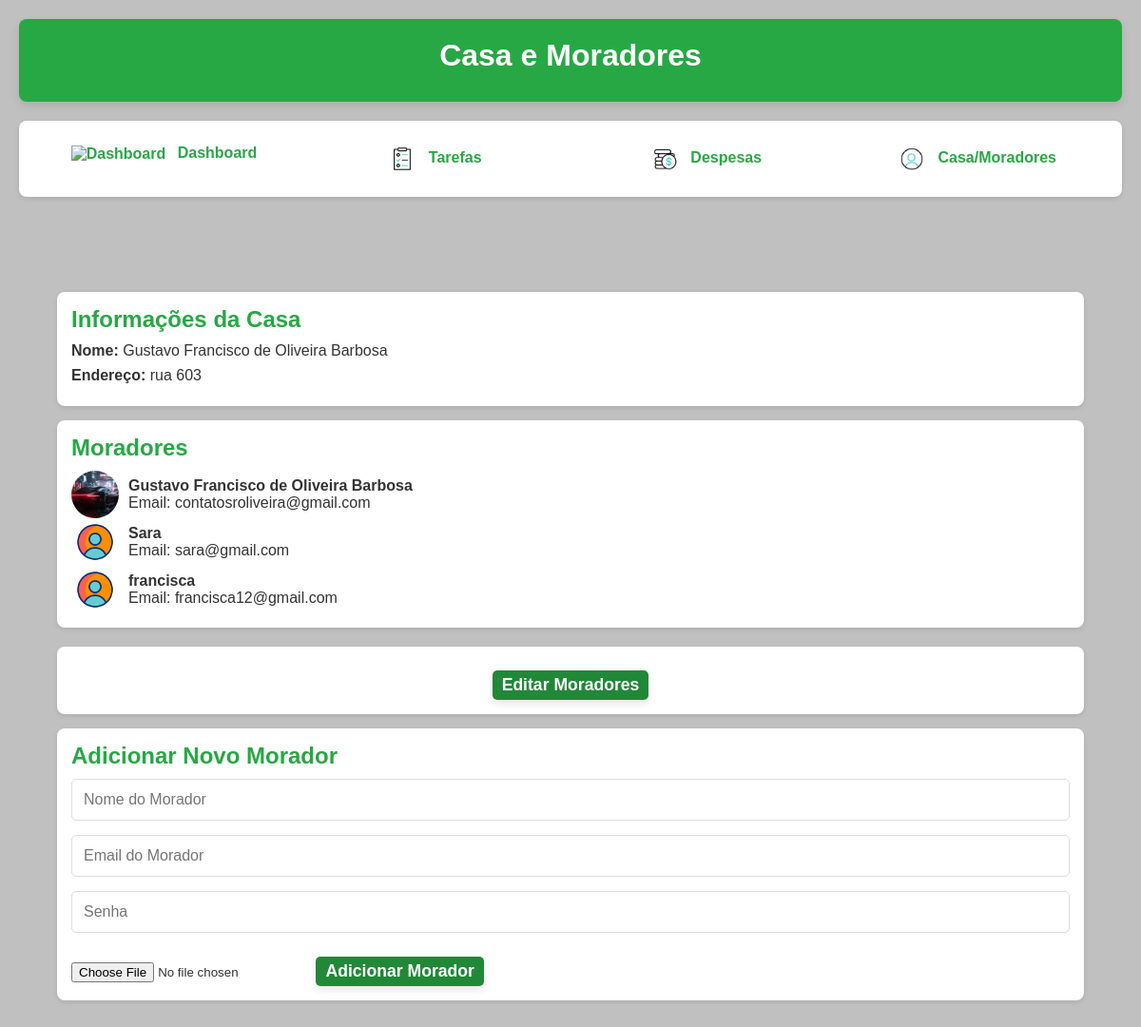
The page /house_info (signed in) on the database its author committed.
### app.py (models this page shows, shortened)
class Casa(db.Model):
    id = db.Column(db.Integer, primary_key=True)
    nome = db.Column(db.String(100), nullable=False)
    endereco = db.Column(db.String(200), nullable=True)
    num_moradores = db.Column(db.Integer, default=0)
    moradores = db.relationship('Usuario', backref='casa', lazy=True)
    tarefas = db.relationship('Tarefa', backref='casa', lazy=True)  # Adicionado para permitir acesso às tarefas
    despesas = db.relationship('Despesa', backref='casa', lazy=True)  # Adicionado para permitir acesso às despesas

class Usuario(db.Model):
    id = db.Column(db.Integer, primary_key=True)
    nome = db.Column(db.String(100), nullable=False)
    email = db.Column(db.String(120), unique=True, nullable=False)
    senha = db.Column(db.String(200), nullable=False)
    foto_url = db.Column(db.String(200), nullable=True)  # Adiciona o campo para a URL da foto
    casa_id = db.Column(db.Integer, db.ForeignKey('casa.id'), nullable=False)  # Relacionamento correto

### app.py (the view, shortened to what this page needs)
@app.route('/house_info', methods=['GET', 'POST'])
def house_info():
    if 'usuario_id' not in session:
        return redirect(url_for('login'))
    usuario = Usuario.query.get(session['usuario_id'])
    casa = Casa.query.get(usuario.casa_id)
    moradores = Usuario.query.filter_by(casa_id=casa.id).all()
    return render_template('house_info.html', casa=casa, moradores=moradores)

### templates/house_info.html (shortened to what this page needs)
<!DOCTYPE html>
<html lang="pt-BR">
<head>
</head>
<body>
  {% extends "base.html" %}
  {% block header %}Casa e Moradores{% endblock %}
  {% block content %}
  <main>
    <div class="card">
      <h3>Informações da Casa</h3>
      <p><strong>Nome:</strong> {{ casa.nome }}</p>
      <p><strong>Endereço:</strong> {{ casa.endereco }}</p>
    </div>
    <div class="card">
      <h3>Moradores</h3>
      {% if moradores %}
        <ul>
          {% for morador in moradores %}
            <li class="resident-info">
              <img src="{{ morador.foto_url }}" alt="Foto de {{ morador.nome }}" class="profile-pic">
              <div>
                <strong>{{ morador.nome }}</strong><br>
                Email: {{ morador.email }}
              </div>
            </li>
          {% endfor %}
        </ul>
      {% else %}
        <p>Nenhum morador cadastrado.</p>
      {% endif %}
    </div>
    <div class="card edit-card">
      <button class="action-button" onclick="toggleEditSection()">Editar Moradores</button>
    </div>
    <div class="card">
      <h3>Adicionar Novo Morador</h3>
      <form method="POST" action="{{ url_for('adicionar_morador') }}" enctype="multipart/form-data">
        <input type="text" name="nome" placeholder="Nome do Morador" required>
        <input type="email" name="email" placeholder="Email do Morador" required>
        <input type="password" name="senha" placeholder="Senha" required>
        <input type="file" name="foto" required>
        <button class="action-button" type="submit">Adicionar Morador</button>
      </form>
    </div>
  </main>
  {% endblock %}

### static/css/styles.css (style rules this page uses)
body { font-family: 'Arial', sans-serif; background: #C0C0C0; color: #333; min-height: 100vh; display: flex; flex-direction: column; align-items: center; padding: 20px; }
main { width: 100%; max-width: 1200px; padding: 20px; margin-top: 30px; }
.card { background: #fff; padding: 20px; margin-bottom: 20px; border-radius: 8px; box-shadow: 0 2px 5px rgba(0, 0, 0, 0.1); }
h3 { color: #28a745; margin-bottom: 15px; font-size: 1.5em; }
main { padding: 20px; }
.card { background: #fff; margin-bottom: 15px; padding: 15px; border-radius: 8px; box-shadow: 0 2px 5px rgba(0, 0, 0, 0.1); }
.card h3 { margin-bottom: 10px; color: #28a745; }
.card p { color: #333; }
button { background-color: #28a745; color: white; border: none; padding: 5px 15px; font-size: 14px; font-weight: bold; border-radius: 3px; cursor: pointer; transition: background-color 0.3s, transform 0.2s; box-shadow: 0 2px 5px rgba(0, 0, 0, 0.1); }

### templates/house_info.html (style rules this page uses)
* { margin: 0; padding: 0; box-sizing: border-box; }
body { font-family: 'Arial', sans-serif; background: #C0C0C0; color: #333; min-height: 100vh; display: flex; flex-direction: column; align-items: center; padding: 20px; }
main { width: 100%; max-width: 1200px; padding: 20px; margin-top: 30px; }
.card { background: #fff; padding: 20px; margin-bottom: 20px; border-radius: 8px; box-shadow: 0 2px 5px rgba(0, 0, 0, 0.1); }
h3 { color: #28a745; margin-bottom: 15px; font-size: 1.5em; }
p { margin-bottom: 8px; }
input[type="text"], input[type="email"], input[type="password"], input[type="number"], input[type="date"], textarea { width: 100%; padding: 12px; margin-bottom: 15px; border: 1px solid #ddd; border-radius: 5px; font-size: 1em; transition: border-color 0.3s; }
.action-button { background-color: #218838; color: white; font-weight: bold; padding: 5px 10px; font-size: 1.1em; border-radius: 5px; border: none; cursor: pointer; transition: background-color 0.3s, transform 0.2s, box-shadow 0.3s; width: auto; box-shadow: 0 4px 8px rgba(0, 0, 0, 0.1); margin-top: 10px; }
.profile-pic { width: 50px; height: 50px; border-radius: 50%; object-fit: cover; margin-right: 10px; }
.resident-info { display: flex; align-items: center; }
.edit-card { margin-top: 20px; text-align: center; }

### rows shown on the page
Casa: nome "Gustavo Francisco de Oliveira Barbosa", endereco "rua 603"
Usuario: shows a picture, nome "Gustavo Francisco de Oliveira Barbosa", email "contatosroliveira@gmail.com"
Usuario: foto_url (picture), nome "Sara", email "sara@gmail.com"
Usuario: foto_url (picture), nome "francisca", email "francisca12@gmail.com"
